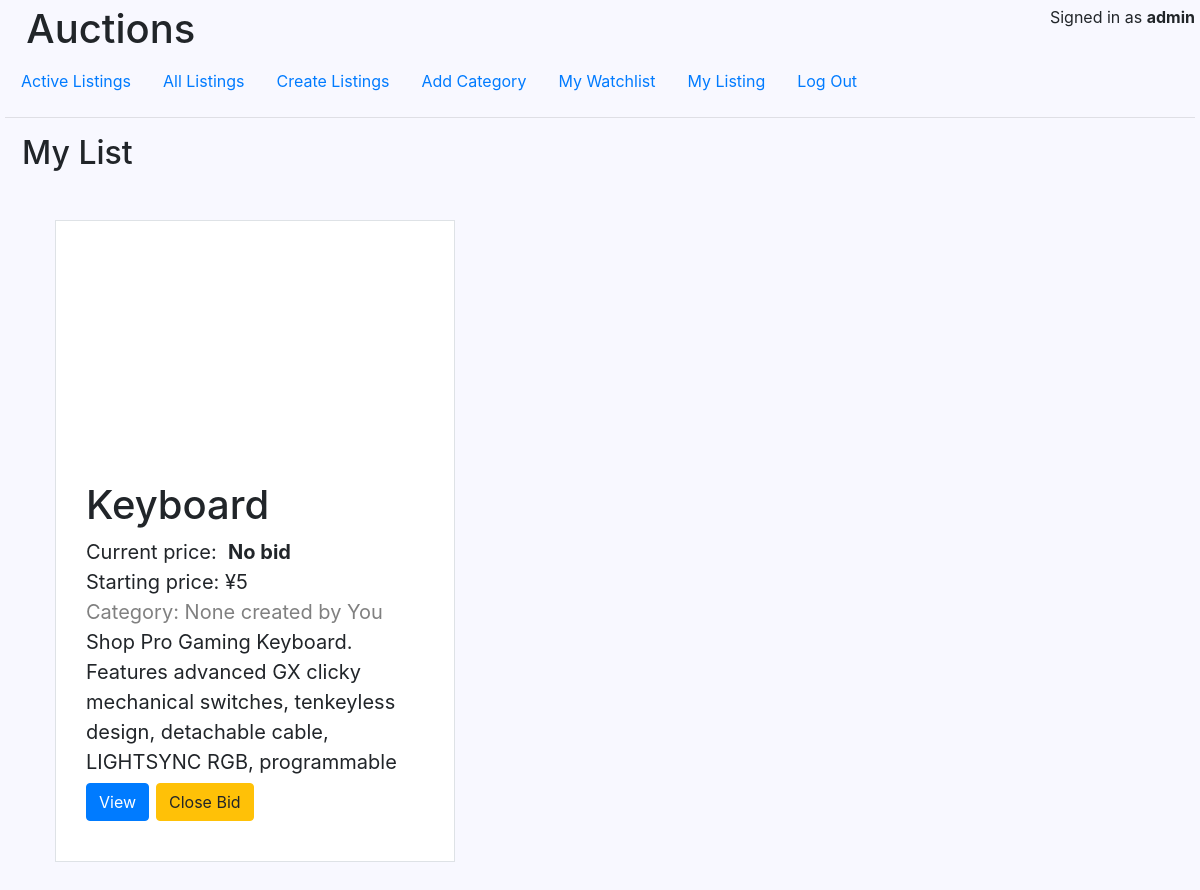
/listing (signed in), run on an earlier commit of the app's database.
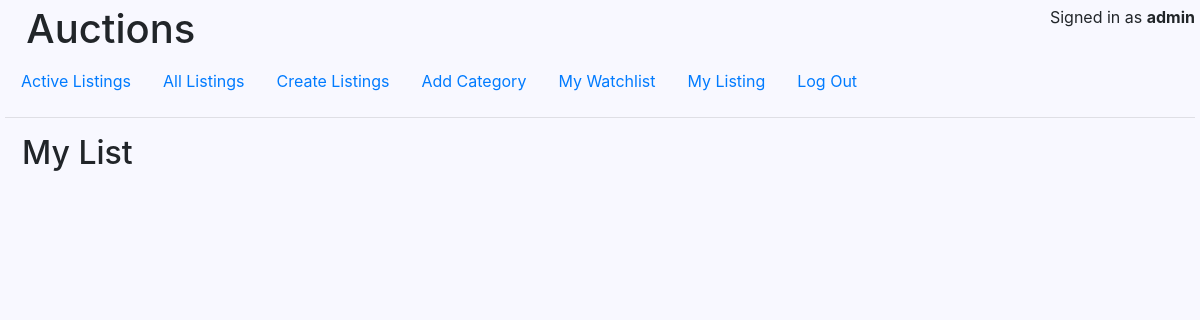
And on a later commit of the database.
### auctions/models.py (models this page shows, shortened)
class User(AbstractUser):
    watchlist = models.ManyToManyField(
        "Listing", blank=True, related_name="user_watch"
    )

class Listing(models.Model):
    title = models.CharField(max_length=64)
    description = models.TextField(blank=True)
    image = models.TextField(blank=True)
    category = models.ForeignKey(Category, on_delete=models.CASCADE, blank=True, null=True, related_name="category")
    name = models.ForeignKey(User, on_delete=models.CASCADE, related_name="user")
    price = models.IntegerField()
    closeChecker = models.BooleanField()
    date = models.DateTimeField(auto_now_add=True, blank=True)

### auctions/views.py (the view)
# urls.py: path("listing", views.listing, name="listing"),
def listing(request):
    search_item = Listing.objects.filter(name__id=request.user.id)
    return render(request, "auctions/listing.html", {
        "list": search_item
    })

### auctions/templates/auctions/listing.html (shortened to what this page needs)
{% extends "auctions/layout.html" %}
{% block body %}
    <h2>&nbsp;&nbsp;My List</h2>
    <div class="row" id="container">
        {% for item in list %}
        <div class="list border">
            <div class="item-display">
                <div class="item-display-img">
                </div>
                <div class="item-bottom">
                    <h1>{{ item.title }}</h1>
                    {% with item.listingId.all|first as current %}
                        {% if current.amount == None %}
                            <p>{% if not item.closeChecker %}
                                    Current
                                {% else %}
                                    Final
                                {% endif %}
                                price: &nbsp;<strong>No bid</strong></p>
                        {% endif %}
                    {% endwith %}
                    <p>Starting price: ¥{{ item.price }}</p>
                    <p style="color: grey">Category: {{ item.category }} created by
                        {% if user.id != item.name.id %}
                            {{ item.name }}
                        {% else %}
                            You
                        {% endif %}</p>
                    <p>{{ item.description }}</p>
                </div>
                <div class="item-bottom-right">
                    <form action="{% url 'item' item.id %}" method="post" id="form1">
                        <input type="submit" value="View" class="btn btn-primary">
                    </form>
                    {% if not item.closeChecker %}
                            <form action="{% url 'index' %}" method="post" id="form2">
                                <input type="submit" name="closeBid" value="Close Bid" class="btn btn-warning">
                            </form>
                    {% else %}
                            <div id="form2">
                                <input type="submit" name="closeBid" value="Closed Bid" class="btn btn-warning" disabled>
                            </div>
                    {% endif %}
                </div>
            </div>
        </div>
        {% endfor %}
    </div>
{% endblock %}

### auctions/templates/auctions/layout.html (shortened to what this page needs)
{% load static %}
<!DOCTYPE html>
<html lang="en">
    <head>
        <link rel="stylesheet" href="https://stackpath.bootstrapcdn.com/bootstrap/4.4.1/css/bootstrap.min.css">
        <link rel="stylesheet" type='text/css' href="{% static 'auctions/styles.css' %}" >
    </head>
    <body>
        <div class="right">
            {% if user.is_authenticated %}
                Signed in as <strong>{{ user.username }}</strong>
            {% endif %}
        </div>
        <h1>&nbsp;&nbsp;Auctions</h1>
        <ul class="nav">
            <li class="nav-item">
                <a class="nav-link" href="{% url 'index' %}">Active Listings</a>
            </li>
            <li class="nav-item">
                <a class="nav-link" href="{% url 'allList' %}">All Listings</a>
            </li>
            {% if user.is_authenticated %}
            <li class="nav-item">
                <a class="nav-link" href="{% url 'create' %}">Create Listings</a>
            </li>
            {% endif %}
            {% if user.first_name == 'admin' %}
            <li class="nav-item">
                <a class="nav-link" href="{% url 'category' %}">Add Category</a>
            </li>
            {% endif %}
            {% if user.is_authenticated %}
                <li class="nav-item">
                    <a class="nav-link" href="{% url 'watchlist' %}">My Watchlist</a>
                </li>
                <li class="nav-item">
                    <a class="nav-link" href="{% url 'listing' %}">My Listing</a>
                </li>
                <li class="nav-item">
                    <a class="nav-link" href="{% url 'logout' %}">Log Out</a>
                </li>
            {% endif %}
        </ul>
        <hr>
        {% block body %}
        {% endblock %}
    </body>
</html>

### auctions/static/auctions/styles.css (style rules this page uses)
body { padding: 5px; background-color: ghostwhite; }
.right { float:right; }

What changed in the data, as far as the page shows it:
removed Listing: title "Keyboard", closeChecker "Current", price "5", category "None", shows "You", description "Shop Pro Gaming Keyboard. Features advanced GX clicky mechanical switches, tenkeyless design, detachable cable, LIGHTSYNC RGB, programmable"
